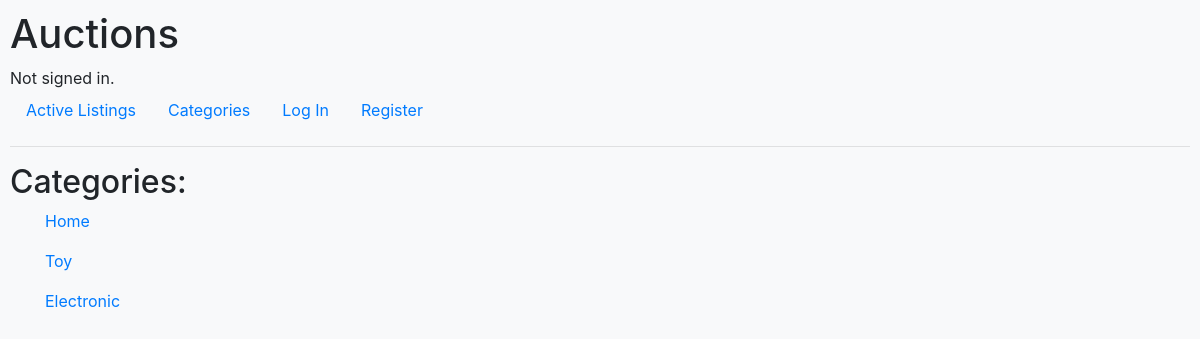
The page /categories on the database its author committed.
### auctions/models.py (models this page shows)
class Category(models.Model):
    category = models.CharField(max_length=32)
    def __str__(self):
        return f"{self.category}"

### auctions/views.py (the view)
# urls.py: path("categories", views.categories, name="categories"),
def categories(request):
    categories = Category.objects.all()
    return render(request, "auctions/categories.html",{
        "categories": categories
    })

### auctions/templates/auctions/categories.html
{% extends "auctions/layout.html" %}
{% block body %}
    <h2>Categories:</h2>
    <div class="container">
        {% for category in categories %}
            <p><a class="link-offset-2" href="{% url 'category' category %}">{{category}}</a></p>
        {% endfor %}
    </div>
{% endblock %}

### auctions/static/auctions/styles.css (style rules this page uses)
body { padding: 10px; }

### rows shown on the page
Category: category "Home"
Category: category "Toy"
Category: category "Electronic"
